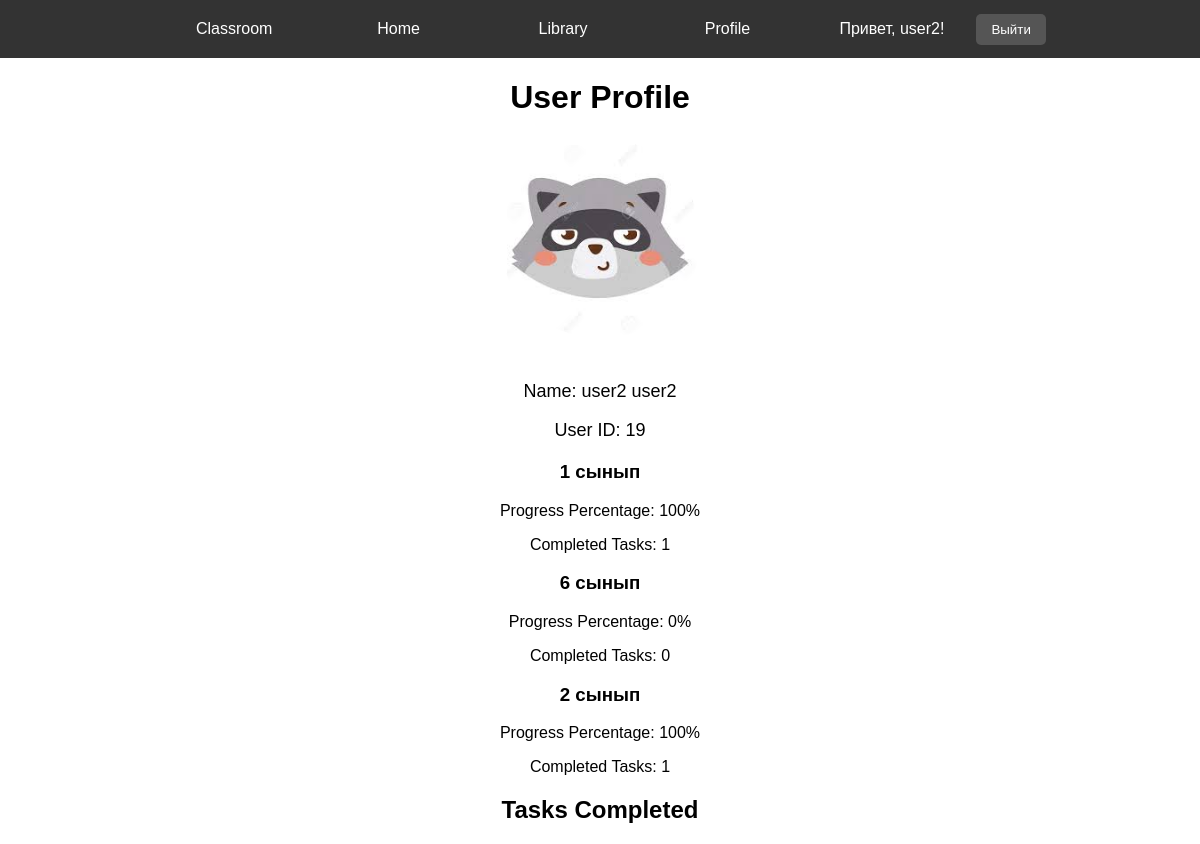
Screenshot of /profile/ (signed in) with the database file from the repository.
### main/models.py (models this page shows, shortened)
class Custom(models.Model):
    user = models.OneToOneField(User, on_delete=models.CASCADE)
    profile_pic = models.ImageField(upload_to=generate_filename, null=True, blank=True, default="profile_pic/default.png")
    @property
    def get_name(self):
        return f"{self.user.first_name} {self.user.last_name}"
    @property
    def get_id(self):
        return self.user.id

class ClassroomProgress(models.Model):
    user = models.ForeignKey(User, on_delete=models.CASCADE)
    classroom = models.ForeignKey(Classroom, on_delete=models.CASCADE)
    progress_percentage = models.IntegerField(default=0)
    completed_tasks_count = models.IntegerField(default=0)
    completed_tasks = models.ManyToManyField(Task, related_name='completed_in_classroom')

class Classroom(models.Model):
    name = models.CharField(max_length=100)

### main/views.py (the view)
# urls.py: path('profile/', views.profile_view, name='profile'),
def profile_view(request):
    recalculate_all_progress()
    profile_info = Custom.objects.get(user=request.user)
    classroom_progress = ClassroomProgress.objects.filter(user=request.user)
    start_date = datetime.now().replace(day=1, hour=0, minute=0, second=0, microsecond=0)
    end_date = start_date.replace(day=1, month=start_date.month+1) - timedelta(days=1)
    return render(request, 'profile.html', {'profile_info': profile_info, 'classroom_progress': classroom_progress})

### main/views.py (called while the page is built)
def recalculate_all_progress():
    users = User.objects.all()
    for user in users:
        classroom_progresses = ClassroomProgress.objects.filter(user=user)
        for progress in classroom_progresses:
            completed_tasks_count = progress.completed_tasks.count()
            total_tasks_count = Task.objects.filter(classroom=progress.classroom).count()
            if completed_tasks_count > total_tasks_count:
                completed_tasks_count = total_tasks_count  # Установить completed_tasks_count равным total_tasks_count
            progress.progress_percentage = (completed_tasks_count / total_tasks_count) * 100 if total_tasks_count != 0 else 0
            progress.completed_tasks_count = completed_tasks_count  # Обновить completed_tasks_count
            progress.save()

### main/templates/profile.html (shortened to what this page needs)
<!DOCTYPE html>
<html lang="en">
<head>
    {% include 'navbar.html' %}
</head>
<body>
    <div class="profile-container">
        <h1>User Profile</h1>
        <div class="profile-info">
            <img src="{{ profile_info.profile_pic.url }}" alt="Profile Picture" class="profile-pic">
            <p>Name: {{ profile_info.get_name }}</p>
            <p>User ID: {{ profile_info.get_id }}</p>
        </div>
        <div class="progress-info">
            {% for classroom_progress in classroom_progress %}
            <h3>{{ classroom_progress.classroom.name }}</h3>
            <p>Progress Percentage: {{ classroom_progress.progress_percentage }}%</p>
            <p>Completed Tasks: {{ classroom_progress.completed_tasks_count }}</p>
        {% endfor %}
            <h2>Tasks Completed</h2>
        </div>
    </div>
</body>
</html>

### main/templates/navbar.html (shortened to what this page needs)
{% load static %}
<!DOCTYPE html>
<html lang="en">
<head>
</head>
<body>
    <div class="navbar">
        <a href="{% url 'classroom' %}">Classroom</a>
        <a href="{% url 'home' %}">Home</a>
        <a href="{% url 'library' %}">Library</a>
        {% if user.is_authenticated %}
            {% if user.is_staff %}
                <a href="{% url 'admin_panel' %}">Admin Panel</a>
            {% else %}
                <a href="{% url 'profile' %}">Profile</a>
            {% endif %}
            <div class="user-info">Привет, {{ user.username }}!</div>
            <form class="logout-form" action="{% url 'logout' %}" method="post">
                <button type="submit">Выйти</button>
            </form>
        {% else %}
            <a href="{% url 'login' %}">Login</a>
            <a href="{% url 'registration' %}">Registration</a>
        {% endif %}
    </div>
</body>
</html>

### main/templates/navbar.html (style rules this page uses)
body { font-family: Arial, sans-serif; margin: 0; padding: 0; }
.navbar { background-color: #333; padding: 10px 0; text-align: center; }
.navbar a { color: white; text-decoration: none; padding: 10px 20px; margin: 0 10px; border-radius: 5px; transition: background-color 0.3s; width: 100px; display: inline-block; }
.user-info { color: white; margin-left: 20px; width: 120px; display: inline-block; }
.logout-form { margin-left: 20px; display: inline-block; }
.logout-form button { background-color: #555; color: white; border: none; border-radius: 5px; padding: 8px 15px; cursor: pointer; transition: background-color 0.3s; }

### main/templates/profile.html (style rules this page uses)
.profile-container { max-width: 800px; margin: 0 auto; text-align: center; }
.profile-pic { width: 200px; height: 200px; border-radius: 50%; margin-bottom: 20px; }
.profile-info { font-size: 18px; margin-bottom: 20px; }
.progress-info { font-size: 16px; }

### rows the page displays
Custom: profile_pic (placeholder picture), get_name "user2 user2", get_id "19"
ClassroomProgress: classroom.name "1 сынып", progress_percentage "100", completed_tasks_count "1"
ClassroomProgress: classroom.name "6 сынып", progress_percentage "0", completed_tasks_count "0"
ClassroomProgress: classroom.name "2 сынып", progress_percentage "100", completed_tasks_count "1"

### other values shown
{{ user.username }} "user2"
